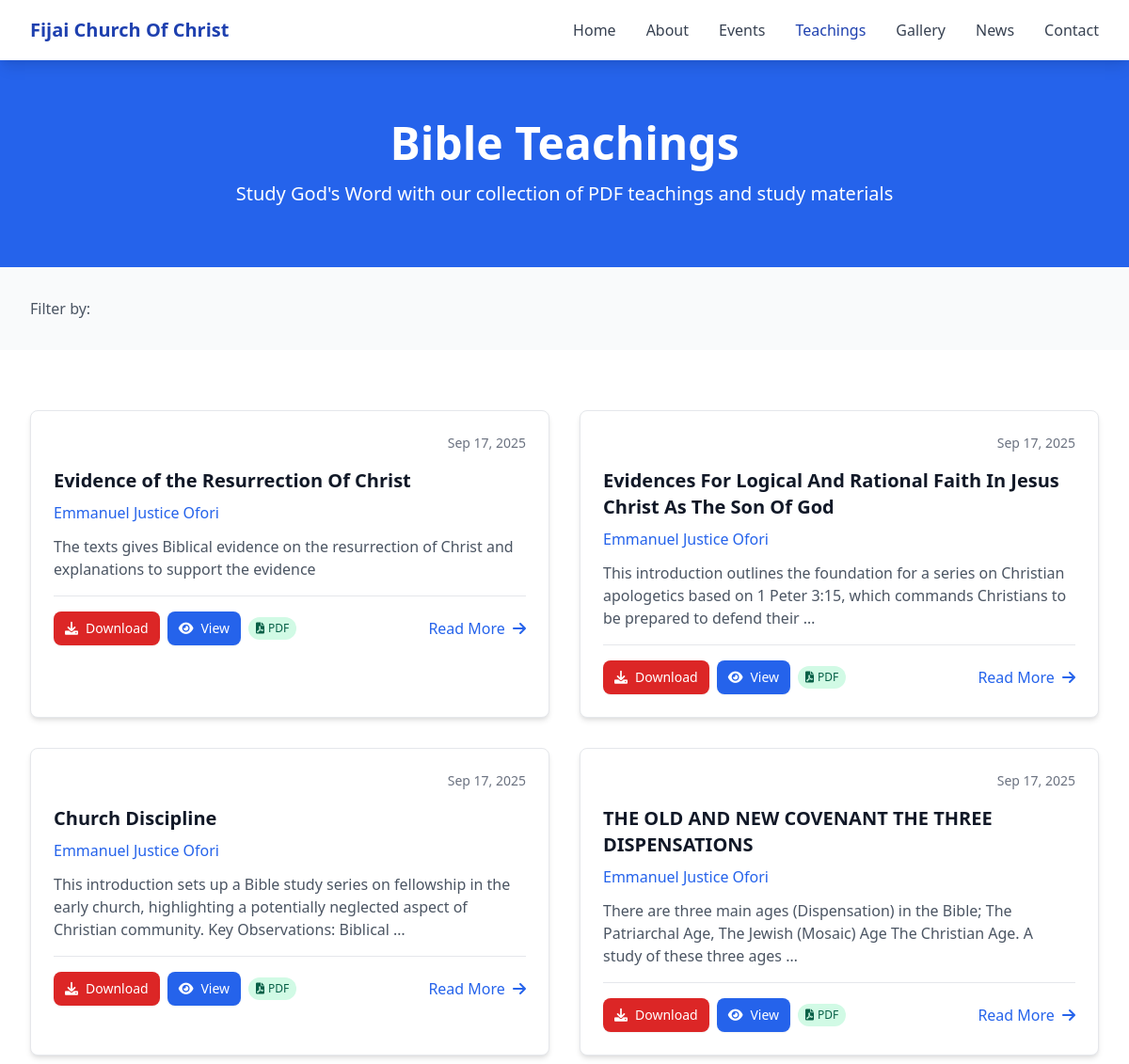
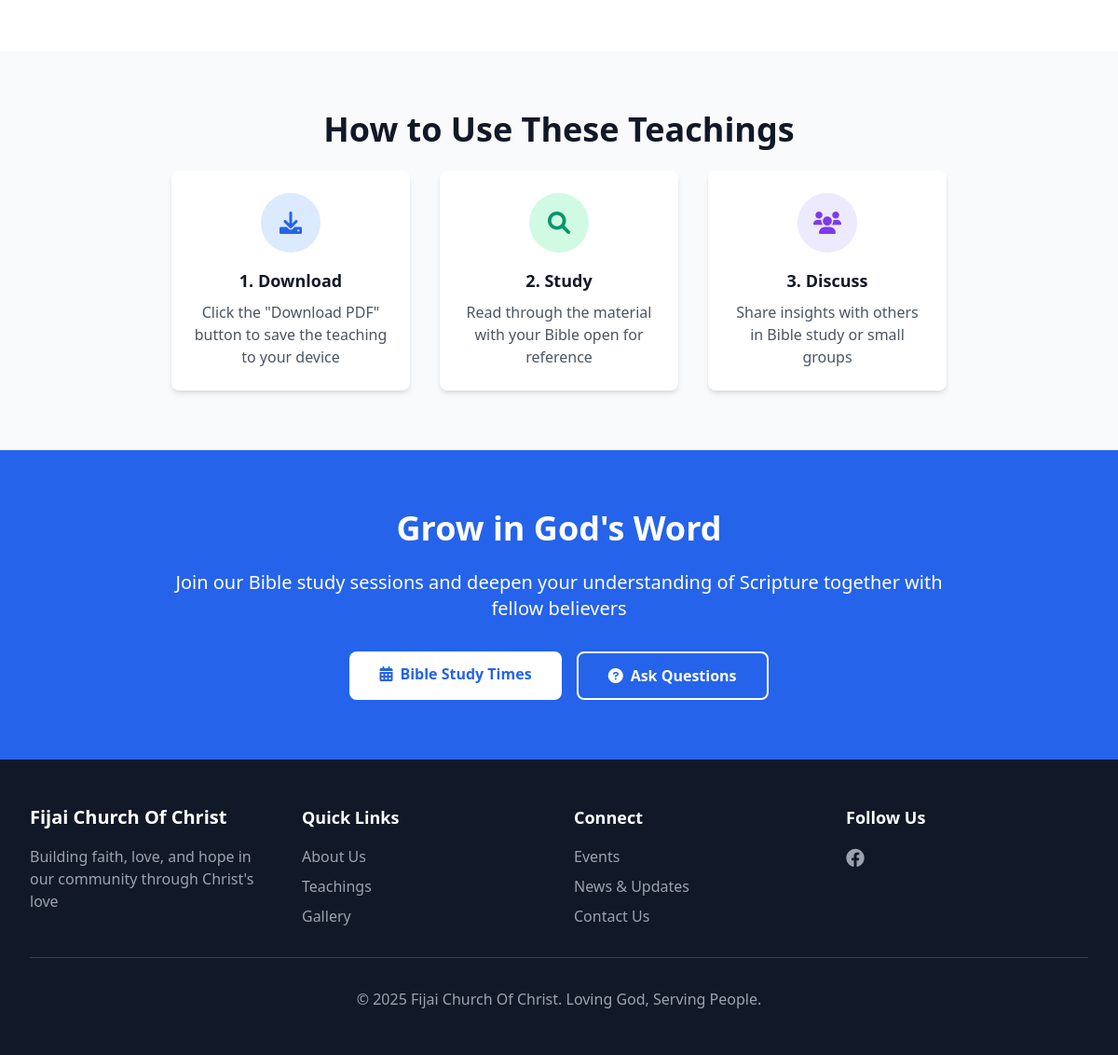
Page /teachings/ on the committed database (2 pictures, top to bottom).
### base/models.py (models this page shows, shortened)
class Teaching(models.Model):
    title = models.CharField(max_length=200)
    teacher = models.CharField(max_length=100)
    scripture_reference = models.CharField(max_length=100, blank=True)
    date_created = models.DateField()
    pdf_file = models.FileField(upload_to='teachings/pdfs/', blank=True, null=True)
    description = models.TextField(blank=True)
    series = models.CharField(max_length=100, blank=True)
    category = models.CharField(max_length=50, blank=True, help_text="e.g., Bible Study, Sermon Notes, Devotional")
    featured = models.BooleanField(default=False)
    class Meta:
        ordering = ['-date_created']
        verbose_name = "Teaching"
        verbose_name_plural = "Teachings"

### base/views.py (the view)
# urls.py: path('teachings/', views.teachings, name='teachings'),
def teachings(request):
    teachings_list = Teaching.objects.all()
    series_list = Teaching.objects.values_list('series', flat=True).distinct()
    series_list = [s for s in series_list if s]
    categories_list = Teaching.objects.values_list('category', flat=True).distinct()
    categories_list = [c for c in categories_list if c]
    context = {
        'teachings': teachings_list,
        'series_list': series_list,
        'categories_list': categories_list,
    }
    return render(request, 'teachings.html', context)

### templates/teachings.html (shortened to what this page needs)
{% extends 'base.html' %}
{% block content %}
    <section class="bg-blue-600 text-white py-16">
        <div class="max-w-7xl mx-auto px-4 sm:px-6 lg:px-8 text-center">
            <h1 class="text-4xl md:text-5xl font-bold mb-4">Bible Teachings</h1>
            <p class="text-xl">Study God's Word with our collection of PDF teachings and study materials</p>
        </div>
    </section>
    <section class="py-8 bg-gray-50">
        <div class="max-w-7xl mx-auto px-4 sm:px-6 lg:px-8">
            <div class="flex flex-wrap items-center justify-between gap-4">
                <div class="flex flex-wrap gap-2">
                    <span class="text-gray-600 font-medium">Filter by:</span>
                </div>
            </div>
        </div>
    </section>
    <section class="py-16 bg-white">
        <div class="max-w-7xl mx-auto px-4 sm:px-6 lg:px-8">
            {% if teachings %}
            <div class="grid lg:grid-cols-2 gap-8">
                {% for teaching in teachings %}
                <div class="bg-white border border-gray-200 rounded-lg shadow-md p-6 card-hover">
                    <div class="flex items-start justify-between mb-4">
                        <div class="text-right">
                            <div class="text-sm text-gray-500">{{ teaching.date_created|date:"M d, Y" }}</div>
                        </div>
                    </div>
                    <h3 class="text-xl font-bold text-gray-900 mb-2">{{ teaching.title }}</h3>
                    <p class="text-blue-600 font-medium mb-3">{{ teaching.teacher }}</p>
                    {% if teaching.description %}
                    <p class="text-gray-600 mb-4">{{ teaching.description|truncatewords:25 }}</p>
                    {% endif %}
                    <div class="flex items-center justify-between pt-4 border-t border-gray-200">
                        <div class="flex flex-wrap items-center gap-2">
                            {% if teaching.pdf_file %}
                            <a href="{% url 'download_pdf' teaching.id %}"
                               class="inline-flex items-center px-3 py-2 bg-red-600 text-white text-sm font-medium rounded-lg hover:bg-red-700 transition duration-300 shadow-sm">
                                <i class="fas fa-download mr-2"></i>Download
                            </a>
                            <a href="{{ teaching.pdf_file.url }}" target="_blank"
                               class="inline-flex items-center px-3 py-2 bg-blue-600 text-white text-sm font-medium rounded-lg hover:bg-blue-700 transition duration-300 shadow-sm">
                                <i class="fas fa-eye mr-2"></i>View
                            </a>
                            <span class="inline-flex items-center px-2 py-1 bg-green-100 text-green-800 text-xs font-medium rounded-full">
                                <i class="fas fa-file-pdf mr-1"></i>PDF
                            </span>
                            {% else %}
                            <span class="inline-flex items-center px-3 py-2 bg-gray-300 text-gray-600 text-sm font-medium rounded-lg cursor-not-allowed">
                                <i class="fas fa-exclamation-circle mr-2"></i>No PDF Available
                            </span>
                            {% endif %}
                        </div>
                        <a href="{% url 'teaching_detail' teaching.id %}"
                           class="text-blue-600 hover:text-blue-800 font-medium">
                            Read More <i class="fas fa-arrow-right ml-1"></i>
                        </a>
                    </div>
                </div>
                {% endfor %}
            </div>
            {% endif %}
        </div>
    </section>
    <section class="py-16 bg-gray-50">
        <div class="max-w-4xl mx-auto px-4 sm:px-6 lg:px-8 text-center">
            <h2 class="text-3xl md:text-4xl font-bold text-gray-900 mb-6">How to Use These Teachings</h2>
            <div class="grid md:grid-cols-3 gap-8">
                <div class="bg-white rounded-lg shadow-md p-6">
                    <div class="w-16 h-16 bg-blue-100 rounded-full flex items-center justify-center mx-auto mb-4">
                        <i class="fas fa-download text-blue-600 text-2xl"></i>
                    </div>
                    <h3 class="text-lg font-semibold text-gray-900 mb-2">1. Download</h3>
                    <p class="text-gray-600">Click the "Download PDF" button to save the teaching to your device</p>
                </div>
                <div class="bg-white rounded-lg shadow-md p-6">
                    <div class="w-16 h-16 bg-green-100 rounded-full flex items-center justify-center mx-auto mb-4">
                        <i class="fas fa-search text-green-600 text-2xl"></i>
                    </div>
                    <h3 class="text-lg font-semibold text-gray-900 mb-2">2. Study</h3>
                    <p class="text-gray-600">Read through the material with your Bible open for reference</p>
                </div>
                <div class="bg-white rounded-lg shadow-md p-6">
                    <div class="w-16 h-16 bg-purple-100 rounded-full flex items-center justify-center mx-auto mb-4">
                        <i class="fas fa-users text-purple-600 text-2xl"></i>
                    </div>
                    <h3 class="text-lg font-semibold text-gray-900 mb-2">3. Discuss</h3>
                    <p class="text-gray-600">Share insights with others in Bible study or small groups</p>
                </div>
            </div>
        </div>
    </section>
    <section class="py-16 bg-blue-600 text-white">
        <div class="max-w-4xl mx-auto px-4 sm:px-6 lg:px-8 text-center">
            <h2 class="text-3xl md:text-4xl font-bold mb-6">Grow in God's Word</h2>
            <p class="text-xl mb-8">Join our Bible study sessions and deepen your understanding of Scripture together with fellow believers</p>
            <div class="flex flex-col sm:flex-row gap-4 justify-center">
                <a href="{% url 'events' %}" class="bg-white text-blue-600 px-8 py-3 rounded-lg font-semibold hover:bg-gray-100 transition duration-300">
                    <i class="fas fa-calendar-alt mr-2"></i>Bible Study Times
                </a>
                <a href="{% url 'contact' %}" class="border-2 border-white text-white px-8 py-3 rounded-lg font-semibold hover:bg-white hover:text-blue-600 transition duration-300">
                    <i class="fas fa-question-circle mr-2"></i>Ask Questions
                </a>
            </div>
        </div>
    </section>
{% endblock %}

### templates/base.html (shortened to what this page needs)
<!DOCTYPE html>
<html lang="en">
<head>
    <link href="https://cdn.jsdelivr.net/npm/tailwindcss@2.2.19/dist/tailwind.min.css" rel="stylesheet">
    <link rel="stylesheet" href="https://cdnjs.cloudflare.com/ajax/libs/font-awesome/6.0.0/css/all.min.css">
</head>
<body class="bg-gray-50 text-gray-800">
    <nav class="bg-white shadow-lg sticky top-0 z-50">
        <div class="max-w-7xl mx-auto px-4 sm:px-6 lg:px-8">
            <div class="flex justify-between h-16">
                <div class="flex items-center">
                    <div class="flex-shrink-0">
                        <h1 class="text-xl font-bold text-blue-800">
                            <a href="{% url 'home' %}">Fijai Church Of Christ</a>
                        </h1>
                    </div>
                </div>
                <div class="hidden md:flex items-center space-x-8">
                    <a href="{% url 'home' %}" class="text-gray-700 hover:text-blue-600 {% if request.resolver_match.url_name == 'home' %}text-blue-800 font-medium{% endif %}">Home</a>
                    <a href="{% url 'about' %}" class="text-gray-700 hover:text-blue-600 {% if request.resolver_match.url_name == 'about' %}text-blue-800 font-medium{% endif %}">About</a>
                    <a href="{% url 'events' %}" class="text-gray-700 hover:text-blue-600 {% if request.resolver_match.url_name == 'events' %}text-blue-800 font-medium{% endif %}">Events</a>
                    <a href="{% url 'teachings' %}" class="text-gray-700 hover:text-blue-600 {% if request.resolver_match.url_name == 'teachings' or request.resolver_match.url_name == 'resources' %}text-blue-800 font-medium{% endif %}">Teachings</a>
                    <a href="{% url 'gallery' %}" class="text-gray-700 hover:text-blue-600 {% if request.resolver_match.url_name == 'gallery' %}text-blue-800 font-medium{% endif %}">Gallery</a>
                    <a href="{% url 'blog' %}" class="text-gray-700 hover:text-blue-600 {% if request.resolver_match.url_name == 'blog' %}text-blue-800 font-medium{% endif %}">News</a>
                    <a href="{% url 'contact' %}" class="text-gray-700 hover:text-blue-600 {% if request.resolver_match.url_name == 'contact' %}text-blue-800 font-medium{% endif %}">Contact</a>
                </div>
            </div>
        </div>
    </nav>
    {% block content %}
    {% endblock %}
    <footer class="bg-gray-900 text-white py-12">
        <div class="max-w-7xl mx-auto px-4 sm:px-6 lg:px-8">
            <div class="grid md:grid-cols-4 gap-8">
                <div>
                    <h3 class="text-xl font-bold mb-4">Fijai Church Of Christ</h3>
                    <p class="text-gray-400 mb-4">Building faith, love, and hope in our community through Christ's love</p>
                </div>
                <div>
                    <h4 class="text-lg font-semibold mb-4">Quick Links</h4>
                    <ul class="space-y-2">
                        <li><a href="{% url 'about' %}" class="text-gray-400 hover:text-white">About Us</a></li>
                        <li><a href="{% url 'teachings' %}" class="text-gray-400 hover:text-white">Teachings</a></li>
                        <li><a href="{% url 'gallery' %}" class="text-gray-400 hover:text-white">Gallery</a></li>
                    </ul>
                </div>
                <div>
                    <h4 class="text-lg font-semibold mb-4">Connect</h4>
                    <ul class="space-y-2">
                        <li><a href="{% url 'events' %}" class="text-gray-400 hover:text-white">Events</a></li>
                        <li><a href="{% url 'blog' %}" class="text-gray-400 hover:text-white">News & Updates</a></li>
                        <li><a href="{% url 'contact' %}" class="text-gray-400 hover:text-white">Contact Us</a></li>
                    </ul>
                </div>
                <div>
                    <h4 class="text-lg font-semibold mb-4">Follow Us</h4>
                    <div class="flex space-x-4">
                        <a href="https://www.facebook.com/profile.php?id=100070091529316" class="text-gray-400 hover:text-white text-xl"><i class="fab fa-facebook"></i></a>
                    </div>
                </div>
            </div>
            <div class="border-t border-gray-700 mt-8 pt-8 text-center">
                <p class="text-gray-400">
                    &copy; 2025 Fijai Church Of Christ. Loving God, Serving People.
                </p>
            </div>
        </div>
    </footer>
</body>
</html>

### rows in the picture
Teaching: date_created "Sep 17, 2025", title "Evidence of the Resurrection Of Christ", teacher "Emmanuel Justice Ofori", description "The texts gives Biblical evidence on the resurrection of Christ and explanations to support the evidence"
Teaching: date_created "Sep 17, 2025", title "Evidences For Logical And Rational Faith In Jesus Christ As The Son Of God", teacher "Emmanuel Justice Ofori", description "This introduction outlines the foundation for a series on Christian apologetics based on 1 Peter 3:15, which commands Christians to be prepared to defend their …"
Teaching: date_created "Sep 17, 2025", title "Church Discipline", teacher "Emmanuel Justice Ofori", description "This introduction sets up a Bible study series on fellowship in the early church, highlighting a potentially neglected aspect of Christian community. Key Observations: Biblical …"
Teaching: date_created "Sep 17, 2025", title "THE OLD AND NEW COVENANT THE THREE DISPENSATIONS", teacher "Emmanuel Justice Ofori", description "There are three main ages (Dispensation) in the Bible; The Patriarchal Age, The Jewish (Mosaic) Age The Christian Age. A study of these three ages …"
